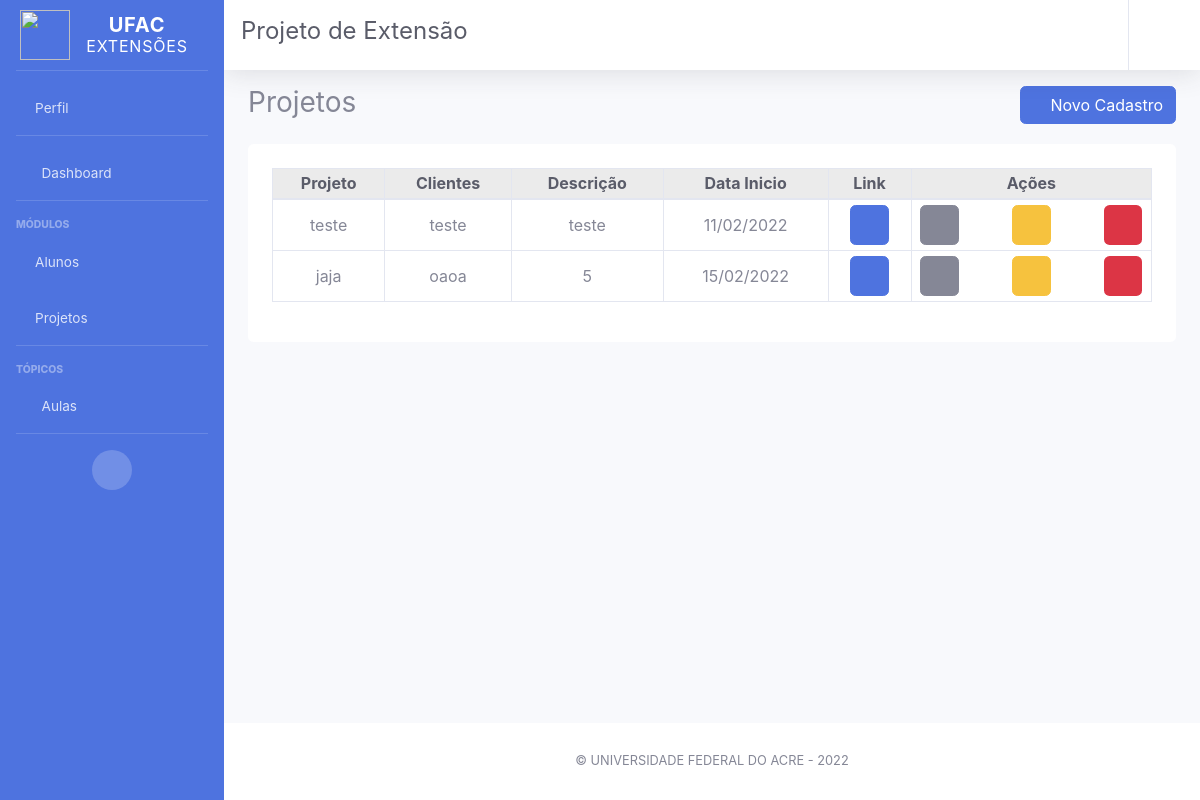
/projetos/listagem/, run on an earlier commit of the app's database.
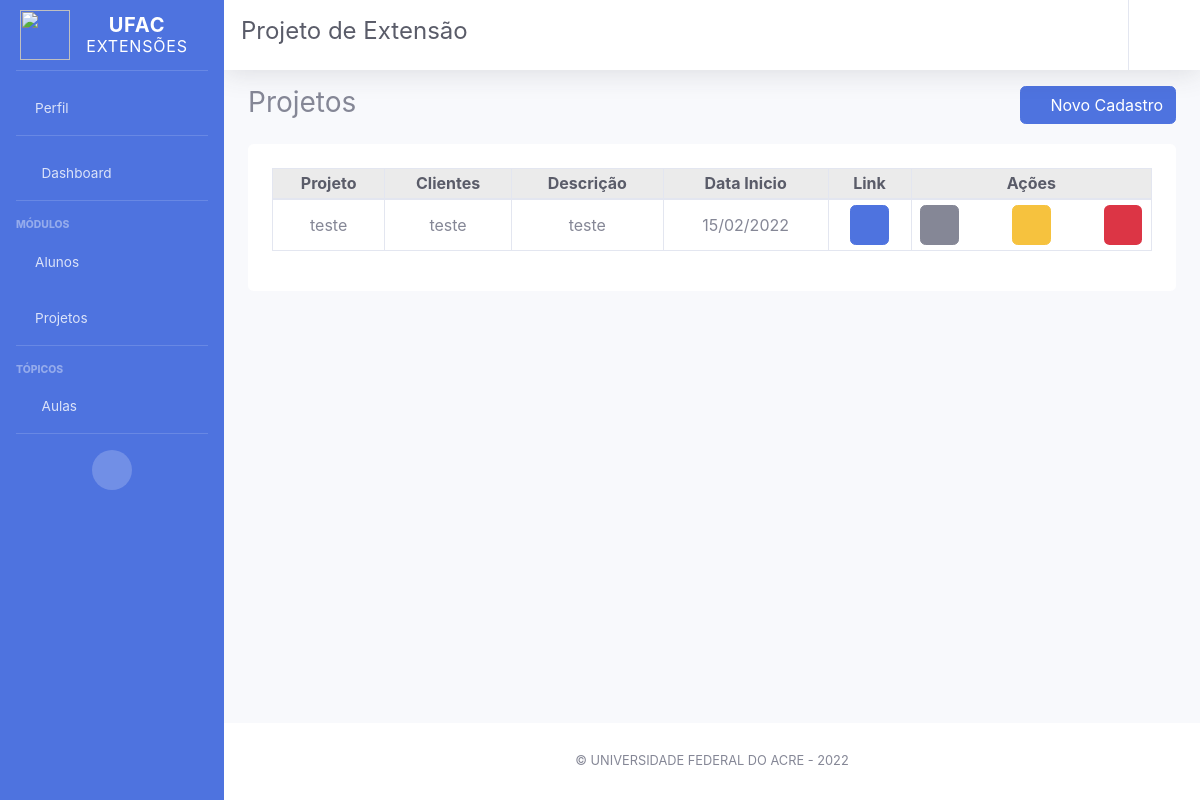
And on a later commit of the database.
### apps/projetos/models.py (models this page shows, shortened)
class Grupos(models.Model):
    grupo = models.CharField('Grupo', max_length=200)
    projeto= models.CharField('Nome do Projeto', max_length=200)
    cliente = models.CharField('Nome do Cliente', max_length=200)
    n_de_part = models.DecimalField('Número de Participantes', max_digits=100, decimal_places=0)
    descricao = models.CharField('Descrição do Projeto', max_length=200)
    ver = models.CharField('Link de Visualização', max_length=200)
    status = models.CharField('Progresso', max_length=200)
    dataIni = models.DateField('Data de Inicio')
    dataFim = models.DateField('Data Prevista Para o Termíno')
    tutorial = models.CharField('tutorial', max_length=200)

### apps/projetos/views.py (the view)
# urls.py: path('listagem/', GruposListagem.as_view(), name='listagem'),
class GruposListagem(ListView):
    model = Grupos
    template_name = 'projetos/listagem_projeto.html'

### templates/projetos/listagem_projeto.html (shortened to what this page needs)
{% extends 'partials/base2.html' %}
{% load static %}
{% block conteudo %}
    <div class="d-flex bd-highlight my-3">
        <div class="align-middle bd-highlight">
            <h3>Projetos</h3>
        </div>
        <div class="ml-auto align-middle bd-highlight">
            <a class="btn btn-primary"  href="{% url 'projetos:cadastro' %}">
                <i class="fas fa-plus"></i>
                Novo Cadastro
            </a>
        </div>
    </div>
    <div class="bg-white p-4 m-auto rounded">
        <table class="table table-sm table-hover table-bordered"
               id="dataListagens"
               style="width: 100%;
                      min-width: 100%;">
            <thead class="text-dark" style="background:#ebebeb;">
                <tr>
                    <th class="align-middle text-center">Projeto</th>
                    <th class="align-middle text-center">Clientes</th>
                    <th class="align-middle text-center">Descrição</th>
                    <th class="align-middle text-center">Data Inicio</th>
                    <th class="align-middle text-center">Link</th>
                    <th class="align-middle text-center">Ações</th>
                </tr>
            </thead>
            <tbody>
                {% for item in object_list %}
                    <tr>
                        <td class="text-center align-middle">{{ item.projeto }}</td>
                        <td class="text-center align-middle">{{ item.cliente }}</td>
                        <td class="text-center align-middle">{{ item.descricao }}</td>
                        <td class=" text-center align-middle">{{ item.dataIni|date:"d/m/Y"|default:"----" }}</td>
                        <td class="text-center align-middle">
                            <a href="{{ item.ver }}"
                               class="btn btn-primary"
                               style=" padding-top: 0.7rem; padding-bottom: 0.7rem; "
                               target="_blank"
                               data-toggle="tooltip"
                               data-placement="top"
                               title="Visualizar">
                                <i class="fas fa-link"></i>
                            </a>
                        </td>
                        <td class="text-center align-middle">
                            <div class="d-flex justify-content-around flex-nowrap ">
                                <div class="mx-1">
                                    <a href="{% url 'projetos:dados' item.pk %}"
                                       class="btn btn-secondary"
                                       style=" padding-top: 0.7rem; padding-bottom: 0.7rem; ">
                                        <i class="fas fa-list-ul"></i>
                                    </a>
                                </div>
                                <div class="mx-auto">
                                    <a href="{% url 'projetos:update' item.pk %}"
                                       class="btn btn-warning"
                                       style=" padding-top: 0.7rem; padding-bottom: 0.7rem; ">
                                        <i class=" fas fa-edit"></i>
                                    </a>
                                </div>
                                <div class="mx-1">
                                    <button class="btn text-white"
                                            style=" background:#dc3545; padding-top: 0.7rem; padding-bottom: 0.7rem; ">
                                        <i class="fas fa-trash-alt"></i>
                                    </button>
                                </div>
                            </div>
                        </td>
                    </tr>
                {% empty %}
                    Nada foi registrado
                {% endfor %}
            </tbody>
        </table>
    </div>
{% endblock %}

What changed in the data, as far as the page shows it:
removed Grupos: projeto "jaja", cliente "oaoa", descricao "5", dataIni "15/02/2022"
changed Grupos "teste": dataIni "11/02/2022" → "15/02/2022"
